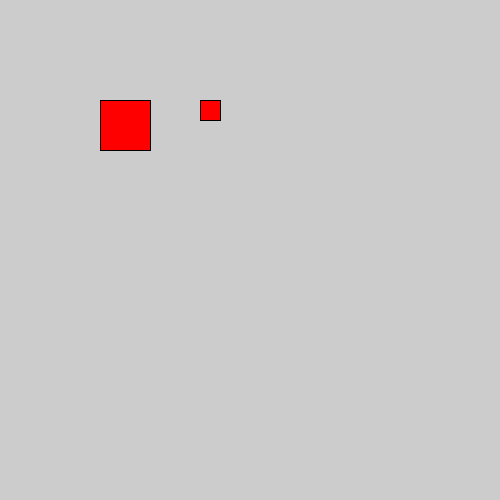
Frame 1 (no input)
Frame 60 (the mouse pressed at the canvas centre just before this capture): identical to frame 1, image omitted
Frame 120 (the mouse held since frame 60 and released just before this capture): identical to frame 1, image omitted

The Processing sketch that drew this single still picture (run headless with seeded random() and noise(); from frame 60 on, the mouse is pressed at the canvas centre):

// Processing sketch: funciones_simple
// ── funciones_simple.pde
void setup() {
  size(500, 500);
  smooth();
}

void draw() {
  drawColorRect(100, 100, 50, 50); // llamamos la funcion y le pasamos 4 parametros
  drawColorRect(200, 100, 20, 20); // usando la misma funcion pero con parametros distintos
}


void drawColorRect(float xPos, float yPos, float w, float h) {
  fill(255, 0, 0);
  rect(xPos, yPos, w, h);
}
